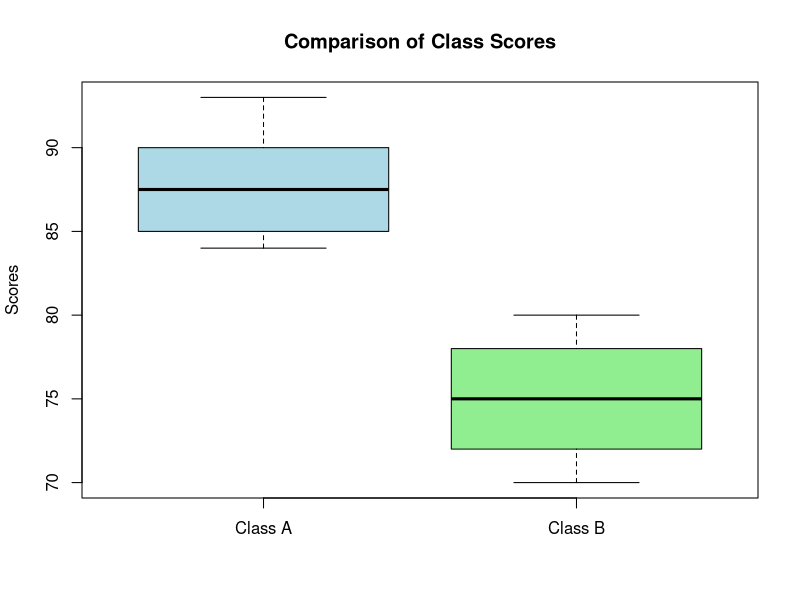
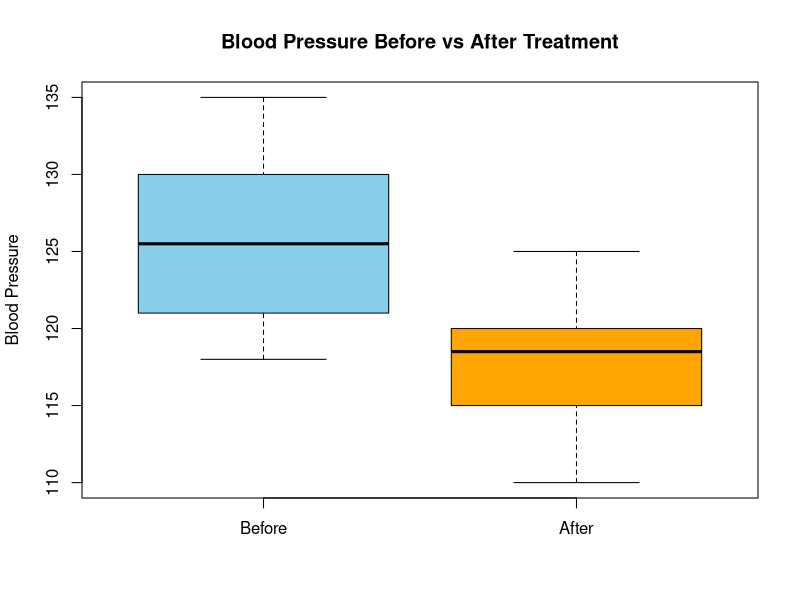
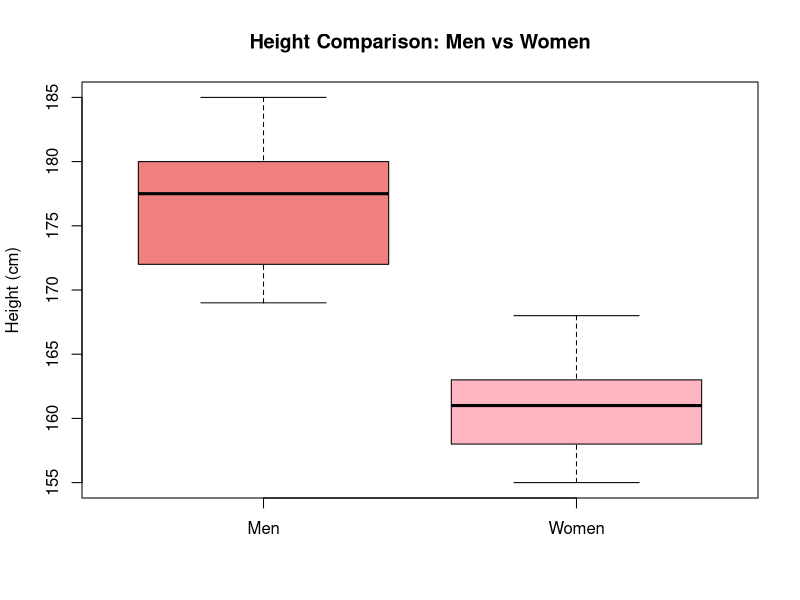
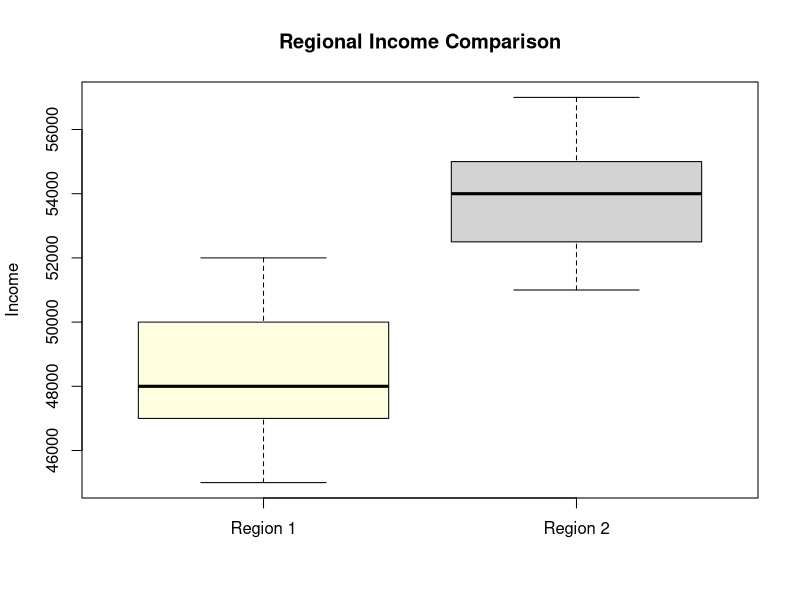
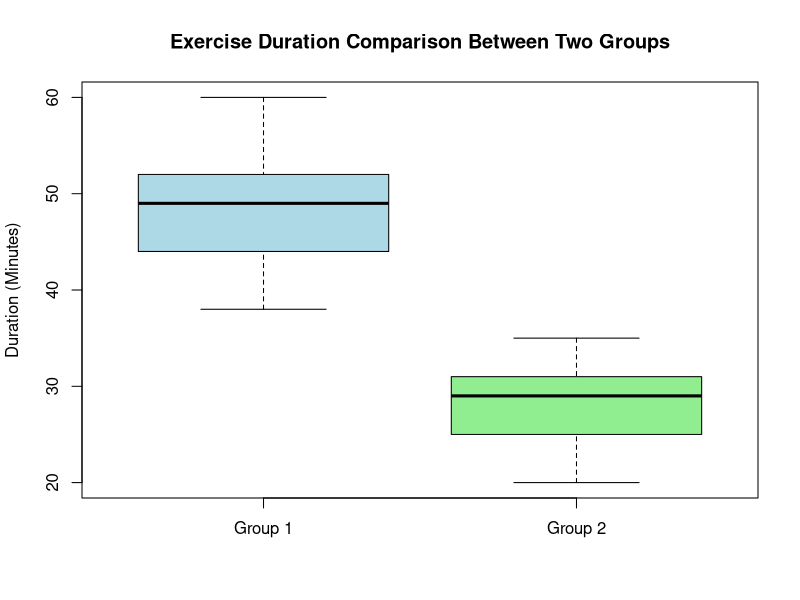
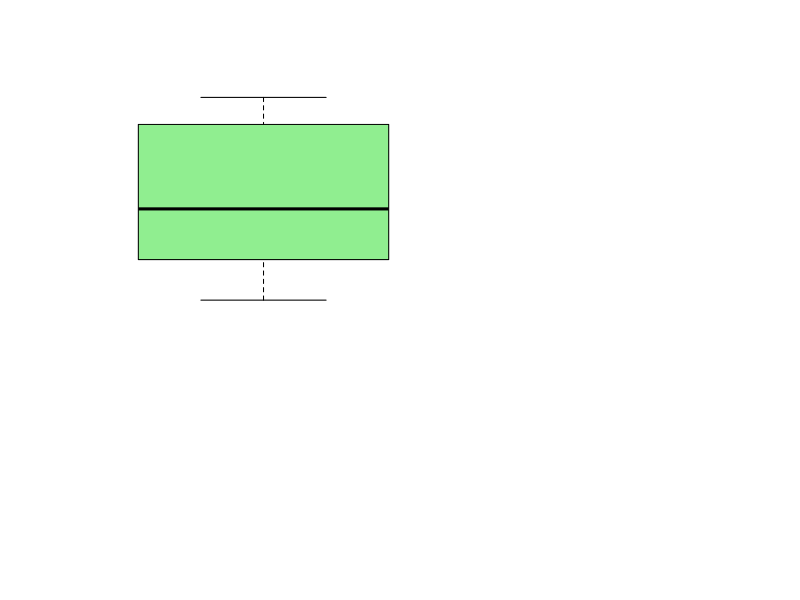

R code for these plots, in order: (Note: this script raises an error after producing the figures.)
# ==================================================
# Welch Two-Sample T-Test Analysis in R
# Multiple Dataset Comparisons
# ==================================================


# --------------------------------------------------
# Example 1: Class Score Comparison
# --------------------------------------------------

class_A <- c(85, 88, 90, 87, 84, 92, 89, 93, 85, 86)
class_B <- c(78, 75, 80, 77, 72, 70, 74, 79, 75, 72)

# Perform Welch Two-Sample T-Test
class_test <- t.test(class_A, class_B)
class_test

# Mean values
mean(class_A)
mean(class_B)

# Boxplot Visualization
boxplot(class_A, class_B,
        names = c("Class A", "Class B"),
        col = c("lightblue", "lightgreen"),
        main = "Comparison of Class Scores",
        ylab = "Scores")



# --------------------------------------------------
# Example 2: Blood Pressure Before vs After Treatment
# --------------------------------------------------

before_treatment <- c(120, 125, 130, 118, 123, 135, 128, 121, 126, 130)
after_treatment  <- c(115, 120, 118, 110, 112, 125, 119, 116, 120, 121)

# Perform Welch Two-Sample T-Test
bp_test <- t.test(before_treatment, after_treatment)
bp_test

# Mean values
mean(before_treatment)
mean(after_treatment)

# Boxplot Visualization
boxplot(before_treatment, after_treatment,
        names = c("Before", "After"),
        col = c("skyblue", "orange"),
        main = "Blood Pressure Before vs After Treatment",
        ylab = "Blood Pressure")



# --------------------------------------------------
# Example 3: Height Comparison (Men vs Women)
# --------------------------------------------------

men_height <- c(175, 180, 178, 172, 185, 169, 183, 177, 170, 179)
women_height <- c(162, 158, 165, 160, 155, 162, 163, 168, 160, 157)

# Perform Welch Two-Sample T-Test
height_test <- t.test(men_height, women_height)
height_test

# Mean values
mean(men_height)
mean(women_height)

# Boxplot Visualization
boxplot(men_height, women_height,
        names = c("Men", "Women"),
        col = c("lightcoral", "lightpink"),
        main = "Height Comparison: Men vs Women",
        ylab = "Height (cm)")



# --------------------------------------------------
# Example 4: Regional Income Comparison
# --------------------------------------------------

region1_income <- c(45000, 48000, 50000, 46000, 47000, 52000, 49000, 48000, 51000, 47500)
region2_income <- c(55000, 54000, 56000, 57000, 54000, 55000, 53500, 52500, 52000, 51000)

# Perform Welch Two-Sample T-Test
income_test <- t.test(region1_income, region2_income)
income_test

# Mean values
mean(region1_income)
mean(region2_income)

# Boxplot Visualization
boxplot(region1_income, region2_income,
        names = c("Region 1", "Region 2"),
        col = c("lightyellow", "lightgray"),
        main = "Regional Income Comparison",
        ylab = "Income")
# --------------------------------------------------
# Example 5: Exercise Duration Comparison Between Two Groups
# --------------------------------------------------

group1_exercise <- c(45, 50, 40, 38, 60, 50, 48, 52, 55, 44)
group2_exercise <- c(30, 25, 28, 35, 20, 30, 33, 25, 26, 31)

# Perform Welch Two-Sample T-Test
exercise_test <- t.test(group1_exercise, group2_exercise)

exercise_test

# Mean values
mean(group1_exercise)
mean(group2_exercise)

# Boxplot Visualization
boxplot(group1_exercise, group2_exercise,
        names = c("Group 1", "Group 2"),
        col = c("lightblue", "lightgreen"),
        main = "Exercise Duration Comparison Between Two Groups",
        ylab = "Duration (Minutes)")
# --------------------------------------------------
# Example 6: Plant Growth Comparison in Two Soil Types
# --------------------------------------------------

soil_type1_growth <- c(12.5, 15.0, 14.8, 13.3, 12.2, 14.1, 12.8, 13.5, 15.2, 13.6)
soil_type2_growth <- c(10.2, 9.7, 11.0, 9.8, 9.5, 10.1, 10.4, 9.9, 9.8, 10.3)

# Perform Welch Two-Sample T-Test
soil_test <- t.test(soil_type1_growth, soil_type2_growth)

soil_test

# Mean values
mean(soil_type1_growth)
mean(soil_type2_growth)

# Boxplot Visualization
boxplot(soil_type1_growth, soil_type2_growth,
        names = c("Soil Type 1", "Soil Type 2"),
        col = c("lightgreen", "lightbrown"),
        main = "Plant Growth Comparison in Two Soil Types",
        ylab = "Growth (cm)")
